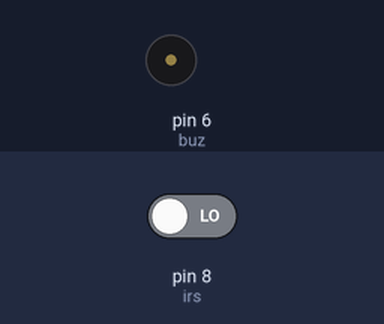
The sketch below on a simulated Arduino Uno, built with avr-gcc and run on an emulated ATmega328P. On the bench: buzzer (waves = sounding, pin HIGH). The test bench sets the inputs (shaded band); at power-on: pin 8 (irs) LOW.

Above: at 1.2 s.
1.3 s: pin 8 (irs) driven HIGH
At 2.3 s:
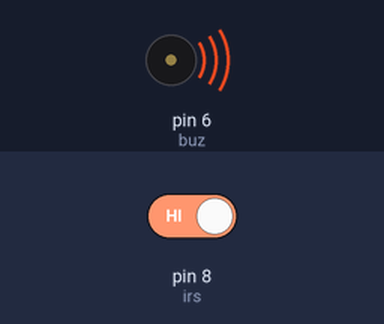
2.8 s: pin 8 (irs) driven LOW
At 3.4 s:
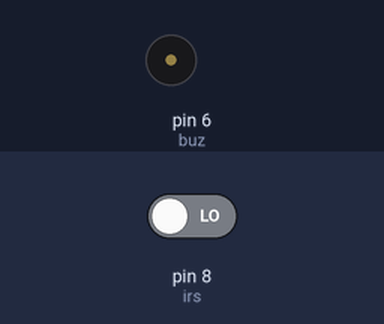
Timing chart, 0 to 5.8 s (numbered marks = the images above; inputs shaded):
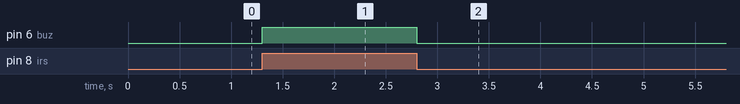

The sketch:

buzzerIrs.ino
```cpp
int irs=8;
int buz=6;
void setup()
{
  pinMode(irs,INPUT);
  pinMode(buz,OUTPUT);
}

void loop()
{
  int data=digitalRead(irs);
  if(data==1)
  {
    digitalWrite(buz,HIGH);
  }
  else
  {
    digitalWrite(buz,LOW);
  }
  Serial.println(data);
}
```

Measured:
- after the input at 1.3 s, pin 6 (buz): LOW → HIGH at once
- after the input at 2.8 s, pin 6 (buz): HIGH → LOW at once
